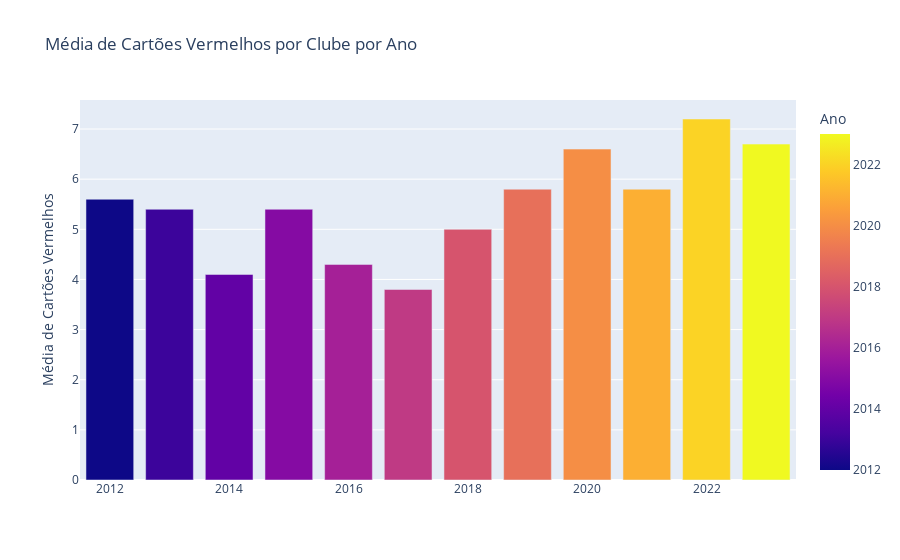

The notebook cell this image was saved under:
### Code cell
plotar_grafico_de_cartoes(media_colunas_por_anos, "Cartões Vermelhos", "Ano")

### Figure 1 — Plotly figure (JSON) as saved in the notebook; plotly's stock layout.template omitted (floating-point values rounded to 4 significant figures)
{"data": [{"alignmentgroup": "True", "hovertemplate": "%{x}<br>%{y}<extra></extra>", "legendgroup": "", "marker": {"color": [2012, 2013, 2014, 2015, 2016, 2017, 2018, 2019, 2020, 2021, 2022, 2023], "coloraxis": "coloraxis", "pattern": {"shape": ""}}, "name": "", "offsetgroup": "", "orientation": "v", "showlegend": false, "textposition": "auto", "type": "bar", "x": [2012, 2013, 2014, 2015, 2016, 2017, 2018, 2019, 2020, 2021, 2022, 2023], "xaxis": "x", "y": [5.6, 5.4, 4.1, 5.4, 4.3, 3.8, 5, 5.8, 6.6, 5.8, 7.2, 6.7], "yaxis": "y"}], "layout": {"barmode": "relative", "coloraxis": {"colorbar": {"title": {"text": "Ano"}}, "colorscale": [[0, "#0d0887"], [0.1111, "#46039f"], [0.2222, "#7201a8"], [0.3333, "#9c179e"], [0.4444, "#bd3786"], [0.5556, "#d8576b"], [0.6667, "#ed7953"], [0.7778, "#fb9f3a"], [0.8889, "#fdca26"], [1, "#f0f921"]]}, "legend": {"tracegroupgap": 0}, "showlegend": false, "title": {"text": "Média de Cartões Vermelhos por Clube por Ano"}, "xaxis": {"anchor": "y", "domain": [0, 1], "title": {"text": ""}}, "yaxis": {"anchor": "x", "domain": [0, 1], "title": {"text": "Média de Cartões Vermelhos"}}}}
